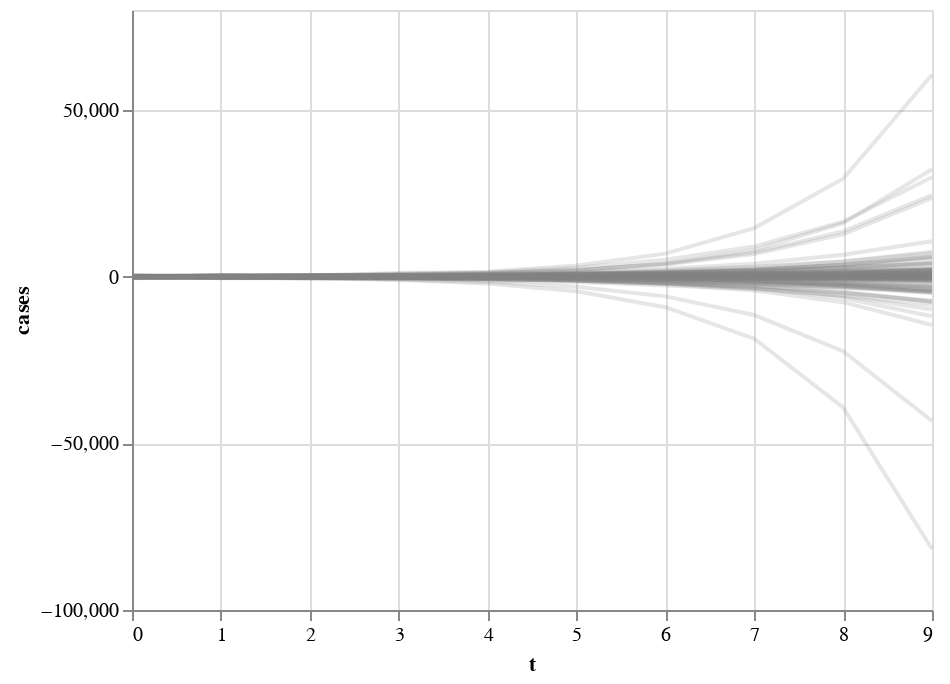

The notebook cell saved with this chart:
### Code cell
alt.Chart( 
    prior_obs_long.loc[
        (prior_obs_long.series < 150) & 
        (prior_obs_long.t < 10) &
        (prior_obs_long.cases != 0)
    ] 
).mark_line().encode(
    alt.X('t'),
    alt.Y(
        'cases', 
        scale = alt.Scale(
            # type = 'log', 
            # domain = (-1e5, 1e5)
        ), 
        axis = alt.Axis(tickCount = 5)
    ),
    detail = 'series',
    opacity = alt.value(0.2),
    color = alt.value('grey')
)

### Figure 1 — Vega-Lite specification as saved in the notebook (floating-point values rounded to 4 significant figures; data arrays with more than 128 entries replaced by an {"elided": "..."} marker saying what was removed)
{"config": {"view": {"continuousWidth": 400, "continuousHeight": 300}}, "data": {"name": "data-1724df92a5ede0b01d0181d2448cfab7"}, "mark": "line", "encoding": {"color": {"value": "grey"}, "detail": {"type": "quantitative", "field": "series"}, "opacity": {"value": 0.2}, "x": {"type": "quantitative", "field": "t"}, "y": {"type": "quantitative", "axis": {"tickCount": 5}, "field": "cases", "scale": {}}}, "$schema": "https://vega.github.io/schema/vega-lite/v4.8.1.json", "datasets": {"data-1724df92a5ede0b01d0181d2448cfab7": {"elided": "1500 records"}}}
